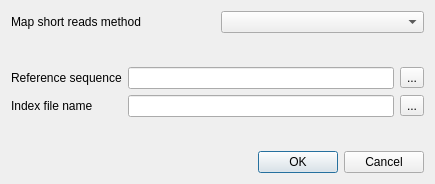
<?xml version="1.0" encoding="UTF-8"?>
<ui version="4.0">
 <class>BuildIndexFromRefDialog</class>
 <widget class="QDialog" name="BuildIndexFromRefDialog">
  <property name="geometry">
   <rect>
    <x>0</x>
    <y>0</y>
    <width>435</width>
    <height>184</height>
   </rect>
  </property>
  <property name="sizePolicy">
   <sizepolicy hsizetype="Minimum" vsizetype="Preferred">
    <horstretch>0</horstretch>
    <verstretch>0</verstretch>
   </sizepolicy>
  </property>
  <property name="windowTitle">
   <string>Build Index</string>
  </property>
  <layout class="QGridLayout" name="gridLayout_2">
   <property name="sizeConstraint">
    <enum>QLayout::SetMinAndMaxSize</enum>
   </property>
   <item row="0" column="0">
    <layout class="QVBoxLayout" name="verticalLayout">
     <property name="sizeConstraint">
      <enum>QLayout::SetMinAndMaxSize</enum>
     </property>
     <item>
      <layout class="QHBoxLayout" name="horizontalLayout_2">
       <property name="sizeConstraint">
        <enum>QLayout::SetMinAndMaxSize</enum>
       </property>
       <item>
        <widget class="QLabel" name="label_3">
         <property name="toolTip">
          <string>Select a method that would be used to align short reads.</string>
         </property>
         <property name="text">
          <string>Map short reads method</string>
         </property>
        </widget>
       </item>
       <item>
        <widget class="QComboBox" name="methodNamesBox">
         <property name="toolTip">
          <string>Select a method that would be used to align short reads.</string>
         </property>
        </widget>
       </item>
      </layout>
     </item>
     <item>
      <spacer name="topSpacer">
       <property name="orientation">
        <enum>Qt::Vertical</enum>
       </property>
       <property name="sizeHint" stdset="0">
        <size>
         <width>20</width>
         <height>1</height>
        </size>
       </property>
      </spacer>
     </item>
     <item>
      <layout class="QGridLayout" name="gridLayout">
       <property name="sizeConstraint">
        <enum>QLayout::SetMinAndMaxSize</enum>
       </property>
       <item row="0" column="0">
        <widget class="QLabel" name="label_2">
         <property name="toolTip">
          <string>Select a DNA sequence that would be used to align short reads to. This parameter is &lt;b&gt;required&lt;/b&gt;.</string>
         </property>
         <property name="text">
          <string>Reference sequence</string>
         </property>
        </widget>
       </item>
       <item row="0" column="1">
        <widget class="QLineEdit" name="refSeqEdit">
         <property name="toolTip">
          <string>Select a DNA sequence that would be used to align short reads to. This parameter is &lt;b&gt;required&lt;/b&gt;.</string>
         </property>
         <property name="readOnly">
          <bool>false</bool>
         </property>
        </widget>
       </item>
       <item row="0" column="2">
        <widget class="QToolButton" name="addRefButton">
         <property name="text">
          <string>...</string>
         </property>
        </widget>
       </item>
       <item row="1" column="0">
        <widget class="QLabel" name="label_4">
         <property name="toolTip">
          <string>Specify the index to build for the reference sequence. This parameter is &lt;b&gt;required&lt;/b&gt;.</string>
         </property>
         <property name="text">
          <string>Index file name</string>
         </property>
        </widget>
       </item>
       <item row="1" column="1">
        <widget class="QLineEdit" name="indexFileNameEdit">
         <property name="toolTip">
          <string>Specify the index to build for the reference sequence. This parameter is &lt;b&gt;required&lt;/b&gt;.</string>
         </property>
        </widget>
       </item>
       <item row="1" column="2">
        <widget class="QToolButton" name="setIndexFileNameButton">
         <property name="text">
          <string>...</string>
         </property>
        </widget>
       </item>
      </layout>
     </item>
     <item>
      <spacer name="bottomSpacer">
       <property name="orientation">
        <enum>Qt::Vertical</enum>
       </property>
       <property name="sizeHint" stdset="0">
        <size>
         <width>409</width>
         <height>0</height>
        </size>
       </property>
      </spacer>
     </item>
    </layout>
   </item>
   <item row="1" column="0">
    <widget class="QDialogButtonBox" name="buttonBox">
     <property name="standardButtons">
      <set>QDialogButtonBox::Cancel|QDialogButtonBox::Ok</set>
     </property>
    </widget>
   </item>
  </layout>
 </widget>
 <resources/>
 <connections>
  <connection>
   <sender>buttonBox</sender>
   <signal>accepted()</signal>
   <receiver>BuildIndexFromRefDialog</receiver>
   <slot>accept()</slot>
   <hints>
    <hint type="sourcelabel">
     <x>217</x>
     <y>172</y>
    </hint>
    <hint type="destinationlabel">
     <x>217</x>
     <y>96</y>
    </hint>
   </hints>
  </connection>
  <connection>
   <sender>buttonBox</sender>
   <signal>rejected()</signal>
   <receiver>BuildIndexFromRefDialog</receiver>
   <slot>reject()</slot>
   <hints>
    <hint type="sourcelabel">
     <x>217</x>
     <y>172</y>
    </hint>
    <hint type="destinationlabel">
     <x>217</x>
     <y>96</y>
    </hint>
   </hints>
  </connection>
 </connections>
</ui>
